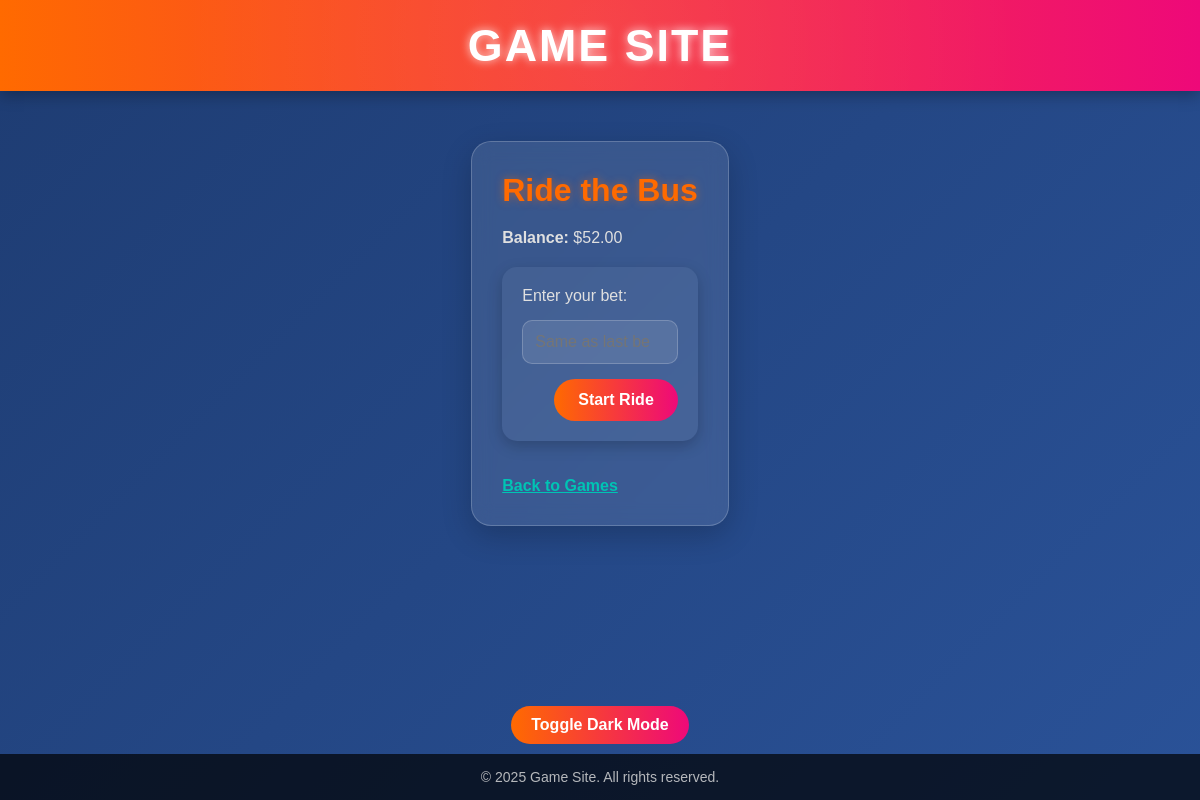
The app's page /games/rtb/ (signed in), older data.
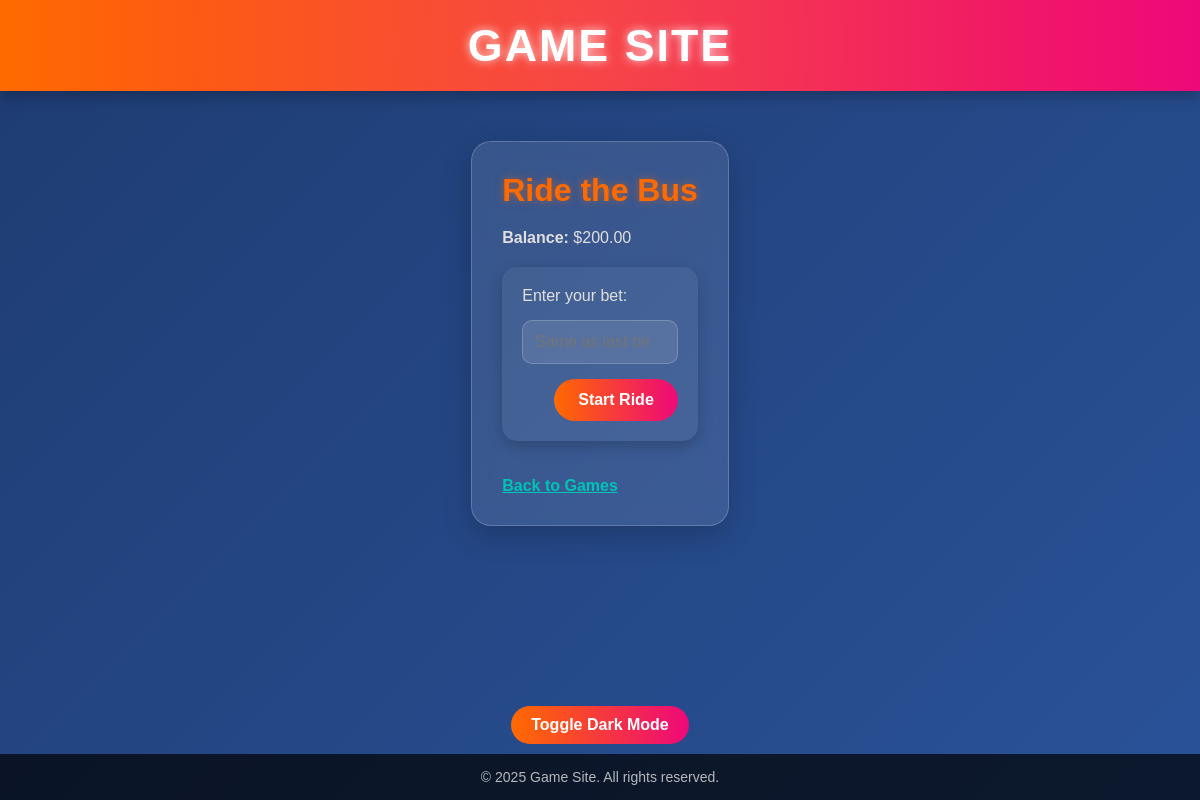
The same page, newer data.
### accounts/models.py (models this page shows, shortened)
class UserProfile(models.Model):
    user = models.OneToOneField(User, on_delete=models.CASCADE)
    balance = models.DecimalField(default=100.00, max_digits=10, decimal_places=2)

### games/views.py (the view, shortened to what this page needs)
# urls.py: path('rtb/', views.ride_the_bus, name='ride_the_bus'),
def ride_the_bus(request):
    profile, _ = UserProfile.objects.get_or_create(user=request.user)
    session = request.session
    if request.GET.get("reset"):
        session_keys = [key for key in session.keys() if key.startswith("rtb_") and key != "rtb_bet"]
        for key in session_keys:
            del session[key]
        return redirect("ride_the_bus")
    return render(request, "games/ride_the_bus.html", {
        'balance': profile.balance,
        'start_game': 'rtb_stage' not in session,
        'stage': session.get('rtb_stage', 1),
        'cards': session.get('rtb_cards', []),
        'bet': session.get('rtb_bet', ''),
        'multiplier': session.get('rtb_multiplier', 1),
        'result': session.get('rtb_result', ''),
        'error': ''
    })

### templates/games/ride_the_bus.html (shortened to what this page needs)
{% extends 'base.html' %}
{% block content %}
<h2>Ride the Bus</h2>
<p><strong>Balance:</strong> ${{ balance }}</p>
{% if result %}
  <div style="margin: 20px 0;">
    <p><strong>{{ result }}</strong></p>
    <div style="margin-top: 10px;">
      {% for card in cards %}
        <p><strong>Card {{ forloop.counter }}:</strong> {{ card.rank }}{{ card.suit }}</p>
      {% endfor %}
    </div>
    <a href="?reset=true" class="btn">Play Again</a>
  </div>
{% elif start_game %}
  <form method="post" style="margin-top: 20px;">
    <label for="bet">Enter your bet:</label>
    <input type="number" name="bet" min="1" max="{{ balance }}" value="{{ bet }}" placeholder="Same as last bet">
    <button name="action" value="Start">Start Ride</button>
  </form>
{% endif %}
<br><br>
<a href="{% url 'play' %}" style="text-decoration: underline;">Back to Games</a>
{% endblock %}

### templates/base.html (shortened to what this page needs)
<!DOCTYPE html>
<html lang="en">
<head>
</head>
<body>
    <div class="header">
        <h1 class="header__title">Game Site</h1>
    </div>
    <div class="main">
        <div class="container">
            {% block content %}{% endblock %}
        </div>
    </div>
    <div class="toggle-container">
        <button class="dark-mode-toggle" onclick="toggleDarkMode()">Toggle Dark Mode</button>
    </div>
    <div class="footer">
        <p class="footer__text">© 2025 Game Site. All rights reserved.</p>
    </div>
</body>
</html>

### templates/base.html (style rules this page uses)
* { margin: 0; padding: 0; box-sizing: border-box; }
body { font-family: 'Orbitron', sans-serif; background: linear-gradient(135deg, #1e3c72 0%, #2a5298 100%); color: #e0e0e0; min-height: 100vh; display: flex; flex-direction: column; transition: background 0.5s ease, color 0.5s ease; }
.header { background: linear-gradient(90deg, #ff6a00, #ee0979); color: #fff; padding: 20px; text-align: center; box-shadow: 0 4px 15px rgba(0, 0, 0, 0.3); position: relative; overflow: hidden; }
.header::before { content: ''; position: absolute; top: 0; left: 0; width: 100%; height: 100%; background: radial-gradient(circle, rgba(255,255,255,0.2) 0%, transparent 70%); opacity: 0.3; }
.header__title { font-size: 2.8rem; font-weight: 700; letter-spacing: 2px; text-transform: uppercase; text-shadow: 0 0 10px rgba(255, 255, 255, 0.8); animation: neonGlow 1.5s infinite alternate; }
.main { max-width: 900px; margin: 0 auto; padding: 30px 20px; flex: 1; }
.container { max-width: 900px; background: rgba(255, 255, 255, 0.1); backdrop-filter: blur(10px); padding: 30px; border-radius: 20px; box-shadow: 0 10px 30px rgba(0, 0, 0, 0.2); margin: 20px auto; border: 1px solid rgba(255, 255, 255, 0.2); transition: transform 0.3s ease, background 0.5s ease; }
h2 { color: #ff6a00; font-size: 2rem; margin-bottom: 20px; text-shadow: 0 0 8px rgba(255, 106, 0, 0.5); animation: fadeIn 1s ease-in-out; }
a { color: #00c4b4; text-decoration: none; font-weight: 600; transition: color 0.3s ease, text-shadow 0.3s ease; }
form { max-width: 600px; margin: 0 auto; background: rgba(255, 255, 255, 0.05); padding: 20px; border-radius: 15px; box-shadow: 0 5px 15px rgba(0, 0, 0, 0.2); display: flex; flex-direction: column; gap: 15px; transition: background 0.5s ease; }
input { padding: 12px; border: 1px solid rgba(255, 255, 255, 0.2); border-radius: 10px; background: rgba(255, 255, 255, 0.1); color: #e0e0e0; font-family: 'Orbitron', sans-serif; font-size: 16px; transition: border-color 0.3s ease, background 0.5s ease; }
button { background: linear-gradient(90deg, #ff6a00, #ee0979); color: #fff; padding: 12px 24px; border: none; border-radius: 25px; cursor: pointer; font-weight: 600; font-size: 16px; align-self: flex-end; transition: background 0.3s ease, transform 0.2s ease, box-shadow 0.3s ease; }
.toggle-container { text-align: center; padding: 10px; }
.dark-mode-toggle { background: linear-gradient(90deg, #ff6a00, #ee0979); color: #fff; border: none; padding: 10px 20px; border-radius: 20px; cursor: pointer; font-weight: 600; font-size: 16px; transition: background 0.3s ease, transform 0.2s ease; }
.footer { background: rgba(0, 0, 0, 0.7); color: #e0e0e0; text-align: center; padding: 15px; margin-top: auto; }
.footer__text { font-size: 14px; opacity: 0.8; }

Row changes from the older to the newer data that the page shows:
changed UserProfile: balance "52.00" → "200.00"
